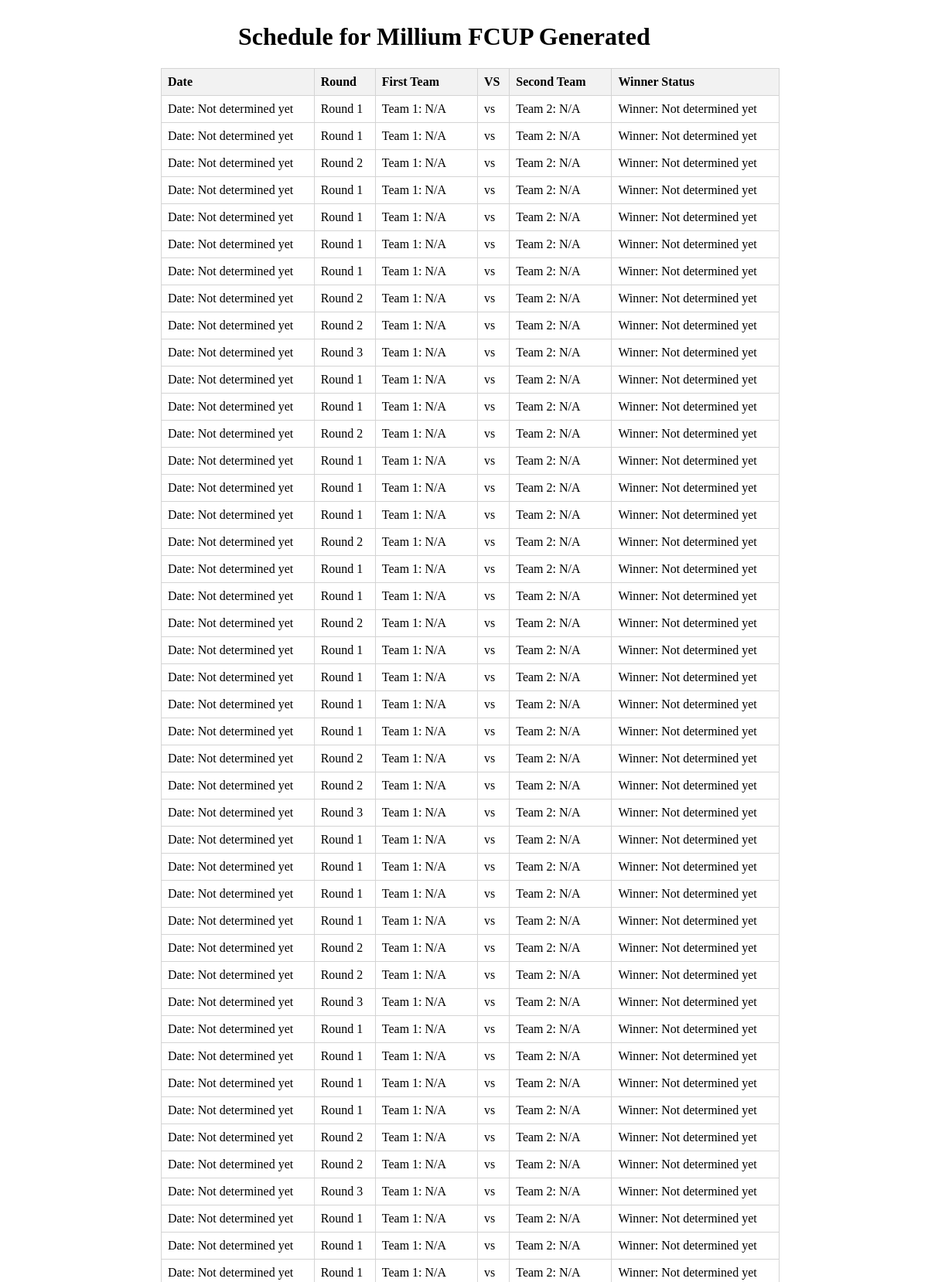
Screenshot of /display_schedule/2 (upper part) with the database file from the repository.
### app.py (models this page shows)
class Tournament(db.Model):
    id = db.Column(db.Integer, primary_key=True)
    tournament_name = db.Column(db.String(200), nullable=False)
    number_of_teams = db.Column(db.Integer, nullable=False)
    start_date = db.Column(db.DateTime)
    end_date = db.Column(db.DateTime)
    teams = db.relationship('Team', backref='tournament', lazy=True)

class Match(db.Model):
    id = db.Column(db.Integer, primary_key=True)
    tournament_id = db.Column(db.Integer, db.ForeignKey('tournament.id'), nullable=False)
    round_number = db.Column(db.Integer, nullable=False)
    team1_id = db.Column(db.Integer, db.ForeignKey('team.id'))
    team2_id = db.Column(db.Integer, db.ForeignKey('team.id'))
    winner_id = db.Column(db.Integer, db.ForeignKey('team.id'))

### app.py (the view)
@app.route('/display_schedule/<int:tournament_id>')
def display_schedule(tournament_id):
    tournament = Tournament.query.get_or_404(tournament_id)
    schedule = Match.query.filter_by(tournament_id=tournament_id).all()
    teams = Team.query.filter_by(tournament_id=tournament_id).order_by(Team.id).all()
    print(f"\nSchedule for Tournament '{tournament.tournament_name}':")
    for match in schedule:
        team1_name = Team.query.get(match.team1_id).team_name if match.team1_id else 'Not determined yet'
        team2_name = Team.query.get(match.team2_id).team_name if match.team2_id else 'Not determined yet'
        winner_name = Team.query.get(match.winner_id).team_name if match.winner_id else 'Not determined yet'
        print(f"Round {match.round_number}: {team1_name} vs {team2_name}, Winner: {winner_name}")
    return render_template('generate_schedule.html', tournament=tournament, schedule=schedule, teams=teams)

### templates/generate_schedule.html (shortened to what this page needs)
{% extends 'base.html' %}
{% block body %}
<div class="content" style="margin-left: 300px;">
    <h1>Schedule for {{ tournament.tournament_name }} Generated</h1>
</div>
<div class="content" style="margin-left: 200px;">
  <table style="width:800px">
    <tr>
      <th>Date</th>
      <th>Round</th>
      <th>First Team</th>
      <th>VS</th>
      <th>Second Team</th>
      <th>Winner Status</th>
    </tr>
    {% for match in schedule %}
    <tr>
      <td>Date: {{ match.match_date.strftime('%Y-%m-%d') if match.match_date else 'Not determined yet' }}</td>
      <td>Round {{ match.round_number }}</td>
      <td>Team 1: {{ teams[match.team1_id - 1].team_name if match.team1_id and match.team1_id <= teams|length else 'N/A' }}</td>
      <td>vs</td>
      <td>Team 2: {{ teams[match.team2_id - 1].team_name if match.team2_id and match.team2_id <= teams|length else 'N/A' }}</td>
      <td>Winner: {{ teams[match.winner_id - 1].team_name if match.winner_id and match.winner_id <= teams|length else 'Not determined yet' }}</td>
    </tr>
    {% endfor %}
  </table>
</div>
{% endblock %}

### static/css/main.css (style rules this page uses)
body { justify-content: center; align-items: center; font-family: 'Tahoma'; }
.content { display: flex; }
table { border-collapse: collapse; width: 100%; }
th, td { border: 1px solid #d4d4d4; text-align: left; padding: 8px; }
th { background-color: #f2f2f2; }

### rows the page displays
Tournament: tournament_name "Millium FCUP"
Match: match_date "Not determined yet", round_number "1", teams "N/A", teams "Not determined yet"
Match: match_date "Not determined yet", round_number "1", teams "N/A", teams "Not determined yet"
Match: match_date "Not determined yet", round_number "2", teams "N/A", teams "Not determined yet"
Match: match_date "Not determined yet", round_number "1", teams "N/A", teams "Not determined yet"
Match: match_date "Not determined yet", round_number "1", teams "N/A", teams "Not determined yet"
Match: match_date "Not determined yet", round_number "1", teams "N/A", teams "Not determined yet"
Match: match_date "Not determined yet", round_number "1", teams "N/A", teams "Not determined yet"
Match: match_date "Not determined yet", round_number "2", teams "N/A", teams "Not determined yet"
Match: match_date "Not determined yet", round_number "2", teams "N/A", teams "Not determined yet"
Match: match_date "Not determined yet", round_number "3", teams "N/A", teams "Not determined yet"
Match: match_date "Not determined yet", round_number "1", teams "N/A", teams "Not determined yet"
Match: match_date "Not determined yet", round_number "1", teams "N/A", teams "Not determined yet"
Match: match_date "Not determined yet", round_number "2", teams "N/A", teams "Not determined yet"
Match: match_date "Not determined yet", round_number "1", teams "N/A", teams "Not determined yet"
Match: match_date "Not determined yet", round_number "1", teams "N/A", teams "Not determined yet"
Match: match_date "Not determined yet", round_number "1", teams "N/A", teams "Not determined yet"
Match: match_date "Not determined yet", round_number "2", teams "N/A", teams "Not determined yet"
Match: match_date "Not determined yet", round_number "1", teams "N/A", teams "Not determined yet"
Match: match_date "Not determined yet", round_number "1", teams "N/A", teams "Not determined yet"
Match: match_date "Not determined yet", round_number "2", teams "N/A", teams "Not determined yet"
Match: match_date "Not determined yet", round_number "1", teams "N/A", teams "Not determined yet"
Match: match_date "Not determined yet", round_number "1", teams "N/A", teams "Not determined yet"
Match: match_date "Not determined yet", round_number "1", teams "N/A", teams "Not determined yet"
Match: match_date "Not determined yet", round_number "1", teams "N/A", teams "Not determined yet"
Match: match_date "Not determined yet", round_number "2", teams "N/A", teams "Not determined yet"
Match: match_date "Not determined yet", round_number "2", teams "N/A", teams "Not determined yet"
Match: match_date "Not determined yet", round_number "3", teams "N/A", teams "Not determined yet"
Match: match_date "Not determined yet", round_number "1", teams "N/A", teams "Not determined yet"
Match: match_date "Not determined yet", round_number "1", teams "N/A", teams "Not determined yet"
Match: match_date "Not determined yet", round_number "1", teams "N/A", teams "Not determined yet"
Match: match_date "Not determined yet", round_number "1", teams "N/A", teams "Not determined yet"
Match: match_date "Not determined yet", round_number "2", teams "N/A", teams "Not determined yet"
Match: match_date "Not determined yet", round_number "2", teams "N/A", teams "Not determined yet"
Match: match_date "Not determined yet", round_number "3", teams "N/A", teams "Not determined yet"
Match: match_date "Not determined yet", round_number "1", teams "N/A", teams "Not determined yet"
Match: match_date "Not determined yet", round_number "1", teams "N/A", teams "Not determined yet"
Match: match_date "Not determined yet", round_number "1", teams "N/A", teams "Not determined yet"
Match: match_date "Not determined yet", round_number "1", teams "N/A", teams "Not determined yet"
Match: match_date "Not determined yet", round_number "2", teams "N/A", teams "Not determined yet"
Match: match_date "Not determined yet", round_number "2", teams "N/A", teams "Not determined yet"
Match: match_date "Not determined yet", round_number "3", teams "N/A", teams "Not determined yet"
Match: match_date "Not determined yet", round_number "1", teams "N/A", teams "Not determined yet"
Match: match_date "Not determined yet", round_number "1", teams "N/A", teams "Not determined yet"
Match: match_date "Not determined yet", round_number "1", teams "N/A", teams "Not determined yet"
